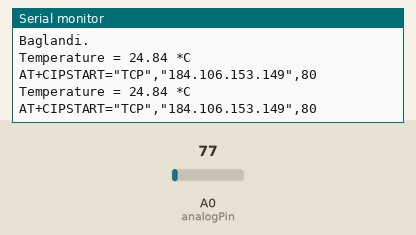
Bench run of a sketch on a simulated ESP8266 (NodeMCU). On the bench: the last lines printed to the serial monitor. The inputs (shaded band) are chosen by the test bench; at power-on: A0 (analogPin) = 77. WiFi joins after 1.5 s; servers stay silent unless stated.

Above: at 8.6 s.
8.7 s: A0 (analogPin) set to 92
At 10.81 s:
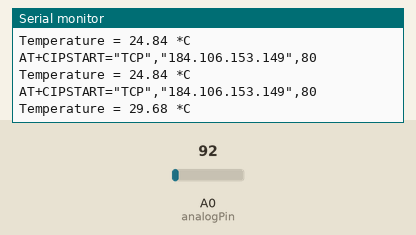
13.3 s: A0 (analogPin) set to 107
At 14.9 s:
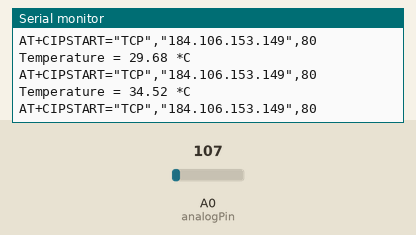
Timing chart, 0 to 16.4 s (numbered marks = the images above; inputs shaded):
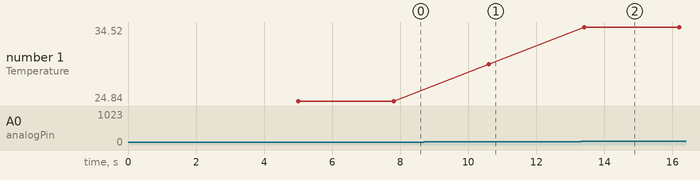

The sketch:

ioTproje.ino
```cpp
#include <ThingSpeak.h>
#include <ESP8266WiFi.h>

#define IP "184.106.153.149" //thingspeak ip

const int analogPin = A0;
float gerilim;
float sicaklik;
float sensor;

//----------- Wi-Fi Bilgileri---------//
char ssid[] = "Melih"; //id
char pass[] = "melihozmen"; // sifre
//-------------------------------------------//


WiFiClient  client;

unsigned long kanalNumarasi = 1842544;
const int FieldNumber = 1;
const char * myWriteAPIKey = "XZNI3UF7X8RRQFNY";

void setup()
{
  Serial.begin(115200);
  WiFi.mode(WIFI_STA);
  ThingSpeak.begin(client);
}

void loop()
{
  if (WiFi.status() != WL_CONNECTED)
  {
    Serial.print(" baglanmaya calisiliyor: ");
    Serial.println(ssid);
    while (WiFi.status() != WL_CONNECTED)
    {
      WiFi.begin(ssid, pass);
      Serial.print(".");
      delay(5000);
    }
    Serial.println("\nBaglandi.");


 }

  sensor = analogRead(analogPin);  /* sıcaklık okunr */
  gerilim = (sensor/1023)*3300; /* gerilim degeri */
  sicaklik = (gerilim / 10); /* LM35 10mv/°C verir */
  Serial.print("Temperature = ");
  Serial.print(sicaklik);
  Serial.println(" *C");

  ThingSpeak.writeField(kanalNumarasi, FieldNumber, sicaklik, myWriteAPIKey);

     if (sicaklik > 0)
     {
      sicaklik_gonder();
     }

  delay(1000);
}

void sicaklik_gonder()
{
  Serial.println(String("AT+CIPSTART=\"TCP\",\"") + IP + "\",80"); //thingspeak sunucusuna bağlanmak için kod
  //AT+CIPSTART ile sunucuya bağlanmak için sunucudan izin istiyoruz.
  //TCP burada bağlantı çeşidini gösteriyor. 80 ise portu gösteriyor
  delay(1500);
  String tweet = "POST /apps/thingtweet/1/statuses/update HTTP/1.1\n";
  tweet += "Host: api.thingspeak.com\n";
  tweet += "Connection: close\n";
  tweet += "Content-Type: application/x-www-form-urlencoded\n";
  tweet += "Content-Length:50\r\n\r\napi_key=";
  tweet += String("KAMJP4PCTPBSBXYO"); //Twitter API KEY i buraya yazıyoruz.
  tweet += String("&status=");
  tweet += String("Baya Sıcak #esp8266"); // Yollamak istediğimiz tweeti buraya yazıyoruz.
}
```

Measured:
- after the input at 8.7 s, the serial monitor: prints a new line after 1.9 s (image 1)
- after the input at 13.3 s, the serial monitor: prints a new line after 0.10 s (image 2)
- plotted number 1: 24.84 → 29.68 after the input at 8.7 s, 29.68 → 34.52 after the input at 13.3 s
